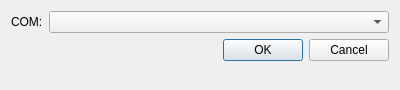
<?xml version="1.0" encoding="UTF-8"?>
<ui version="4.0">
 <class>ConnectionDialog</class>
 <widget class="QDialog" name="ConnectionDialog">
  <property name="geometry">
   <rect>
    <x>0</x>
    <y>0</y>
    <width>400</width>
    <height>90</height>
   </rect>
  </property>
  <property name="windowTitle">
   <string>Connection Dialog</string>
  </property>
  <layout class="QFormLayout" name="formLayout">
   <item row="0" column="0">
    <widget class="QLabel" name="label">
     <property name="text">
      <string>COM:</string>
     </property>
    </widget>
   </item>
   <item row="0" column="1">
    <widget class="QComboBox" name="comboBoxCOMs"/>
   </item>
   <item row="1" column="0" colspan="2">
    <widget class="QDialogButtonBox" name="buttonBox">
     <property name="orientation">
      <enum>Qt::Horizontal</enum>
     </property>
     <property name="standardButtons">
      <set>QDialogButtonBox::Cancel|QDialogButtonBox::Ok</set>
     </property>
    </widget>
   </item>
  </layout>
 </widget>
 <resources/>
 <connections>
  <connection>
   <sender>buttonBox</sender>
   <signal>accepted()</signal>
   <receiver>ConnectionDialog</receiver>
   <slot>accept()</slot>
   <hints>
    <hint type="sourcelabel">
     <x>248</x>
     <y>254</y>
    </hint>
    <hint type="destinationlabel">
     <x>157</x>
     <y>274</y>
    </hint>
   </hints>
  </connection>
  <connection>
   <sender>buttonBox</sender>
   <signal>rejected()</signal>
   <receiver>ConnectionDialog</receiver>
   <slot>reject()</slot>
   <hints>
    <hint type="sourcelabel">
     <x>316</x>
     <y>260</y>
    </hint>
    <hint type="destinationlabel">
     <x>286</x>
     <y>274</y>
    </hint>
   </hints>
  </connection>
 </connections>
</ui>
